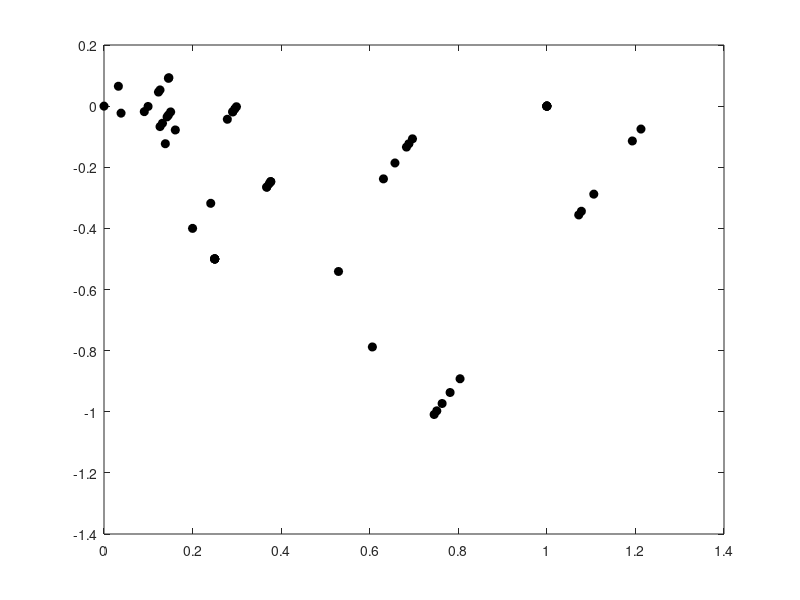

Source code (MATLAB): (Note: this script raises an error after producing the figure.)
observed_ratios_78=[0, 0.065, 0.125, 0.894, 0, 0.241, 0.235, 0.212, 0.298, 1, 0.616;
    0.099, 0.027, 0.093, 1.175, 0, 0.358, 0.246, 0.191, 0.281, 1, 0.643;
    0.077, 0.082, 0.141, 0.962, 0, 0.277, 0.253, 0.153, 0.282, 1, 0.564;
    0, 0.122, 0.131, 0.906, 0, 0.253, 0.253, 0.193, 0.291, 1, 0.627;
    0.259, 0.082, 0.104, 1.136, 0, 0.313, 0.235, 0.146, 0.257, 1, 0.512;
    ];

true_ratios_78=[0, 0, 0.16, 1.25, 0.5, 1.25, 0.5, 01, 0.3, 1, 0.75;
    0.1, 0.05, 0.16, 1.25, 0.5, 1.25, 0.5, 0.1, 0.3, 1, 0.75;
    0.2, 0.1, 0.16, 1.25, 0.5, 1.25, 0.5, 0.1, 0.3, 1, 0.75;
    0.4, 0.2, 0.16, 1.25, 0.5, 1.25, 0.5, 0.1, 0.3, 1, 0.75;
    0.8, 0.4, 0.16, 1.25, 0.5, 1.25, 0.5, 0.1, 0.3, 1, 0.75;  
];

% Calculate the differences and means
differences = observed_ratios_78 - true_ratios_78;
averages = (observed_ratios_78 + true_ratios_78) / 2;

% Calculate mean difference and limits of agreement
mean_diff = mean(differences(:));
sd_diff = std(differences(:));
upper_limit = mean_diff + 1.96 * sd_diff;
lower_limit = mean_diff - 1.96 * sd_diff;

% Plotting the Bland-Altman plot
figure;
plot(averages(:), differences(:), 'o', 'MarkerFaceColor', 'black','MarkerEdgeColor','black'); % Filled circles
hold on;

% Plot mean and limits of agreement lines
mean_line = yline(mean_diff, 'red', 'LineWidth', 2); % Mean line in red
upper_limit_line = yline(upper_limit, 'blue--', 'LineWidth', 2); % Upper limit line in cyan
lower_limit_line = yline(lower_limit, 'blue--', 'LineWidth', 2); % Lower limit line in blue

% Find the right-most x-position for the labels
max_x_pos = max(averages(:)) ; % Slight offset to avoid the plot's edge

% Adding labels to the lines
text(max_x_pos, mean_diff, sprintf('Mean: %.2f', mean_diff), ...
    'VerticalAlignment', 'bottom', 'HorizontalAlignment', 'right', 'Color', 'red');
text(max_x_pos, upper_limit, sprintf('Upper Limit: %.2f', upper_limit), ...
    'VerticalAlignment', 'bottom', 'HorizontalAlignment', 'right', 'Color', 'blue');
text(max_x_pos, lower_limit, sprintf('Lower Limit: %.2f', lower_limit), ...
    'VerticalAlignment', 'top', 'HorizontalAlignment', 'right', 'Color', 'blue');

% Configure plot labels and title
xlabel('Average of Observed and Ground Truth Ratios of PRESS (78ms)');
ylabel('Difference between Observed and Ground Truth Ratios of PRESS (78ms)');
title('Bland-Altman Plot (PRESS 78ms)');
grid on;

% Configure legend
legend('Data Points', 'Mean Difference', 'Upper Limit (95% CI)', 'Lower Limit (95% CI)', ...
    'Location', 'northwest');
hold off;